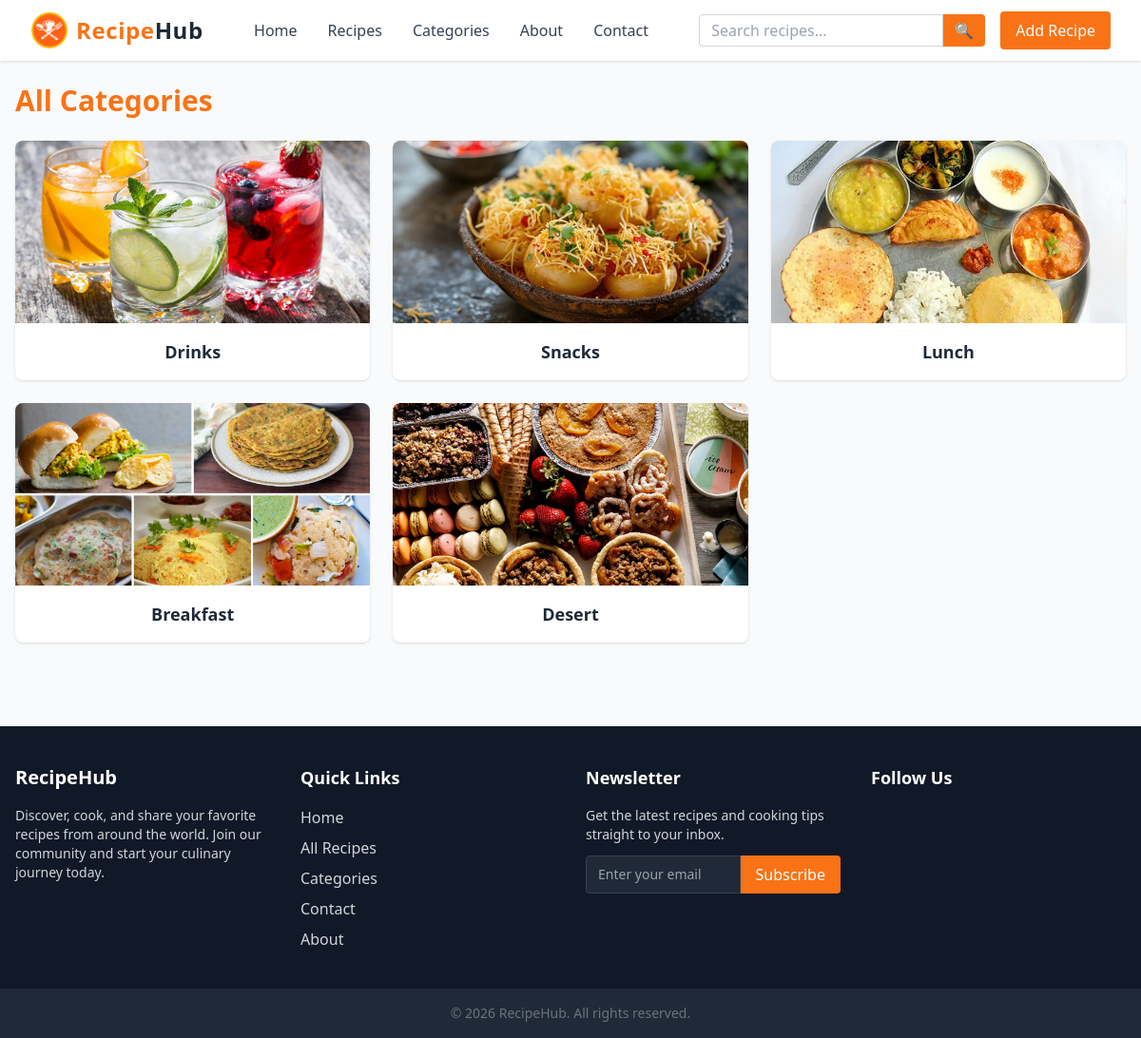
Page /categories/ on the committed database.
### recipes/models.py (models this page shows, shortened)
class Category(models.Model):
    name = models.CharField(max_length=100, unique=True)
    slug = models.SlugField(max_length=120, unique=True, blank=True)
    image = models.ImageField(upload_to='category_images/', blank=True, null=True)

### recipes/views.py (the view)
# urls.py: path('categories/', category_list, name='category_list'),
def category_list(request):
    categories = Category.objects.all()
    return render(request, 'recipes/category_list.html', {'categories': categories ,
                                                          'now': datetime.now(),})

### recipes/templates/recipes/category_list.html (shortened to what this page needs)
{% extends "base.html" %}
{% load static %}
{% block content %}
<div class="max-w-7xl mx-auto px-4 py-6">
    <h1 class="text-3xl font-bold text-orange-500 mb-6">
        All Categories
    </h1>
    {% if categories %}
    <div class="grid grid-cols-1 sm:grid-cols-2 lg:grid-cols-3 gap-6">
        {% for category in categories %}
        <a href="{% url 'recipes:category_detail' category.slug %}"
            class="block bg-white rounded-lg shadow hover:shadow-lg transition overflow-hidden group">
            {% if category.image %}
            <img src="{{ category.image.url }}" alt="{{ category.name }}"
                class="h-48 w-full object-cover group-hover:scale-105 transition-transform duration-300">
            {% else %}
            <img src="{% static 'recipes/images/default_category.jpg' %}" alt="No image"
                class="h-48 w-full object-cover group-hover:scale-105 transition-transform duration-300">
            {% endif %}
            <div class="p-4 text-center">
                <h3 class="text-lg font-semibold text-gray-800 group-hover:text-orange-500">
                    {{ category.name }}
                </h3>
            </div>
        </a>
        {% endfor %}
    </div>
    {% else %}
    <p class="text-gray-500 mt-4">No categories found.</p>
    {% endif %}
</div>
{% endblock %}

### rows in the picture
Category: image (picture), name "Drinks"
Category: image (picture), name "Snacks"
Category: image (picture), name "Lunch"
Category: image (picture), name "Breakfast"
Category: image (placeholder picture), name "Desert"
